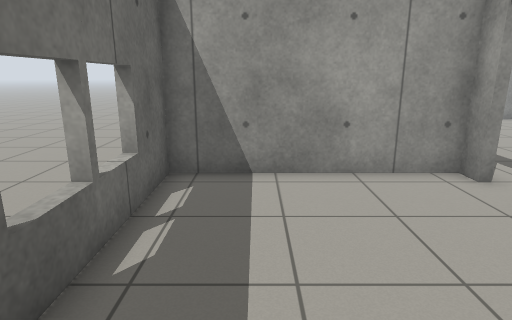
view 1 (above)

20 first-person views from a walk through a world built for the Gazebo simulator. The camera is 1.2 m above the floor, tilts 14° down and sees 75° across. The floor is counted in squares, 0.5 m on a side. Each view is taken from the middle of a square. On the plan, view 1 faces up. The plan holds only what a view shows up to about 19 squares ahead; the rest is blank.

view 2
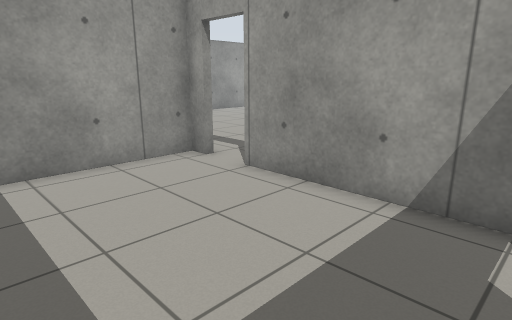

view 3
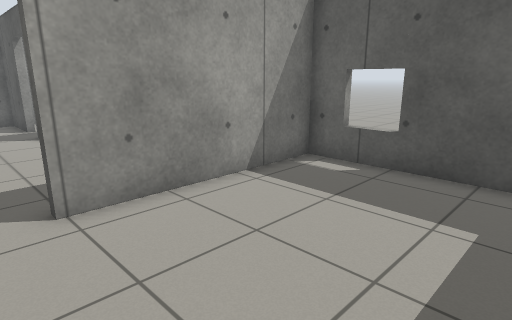

view 4
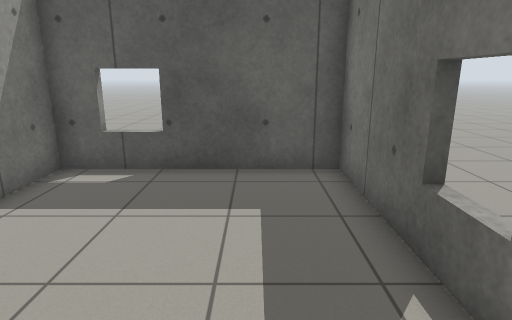

view 5
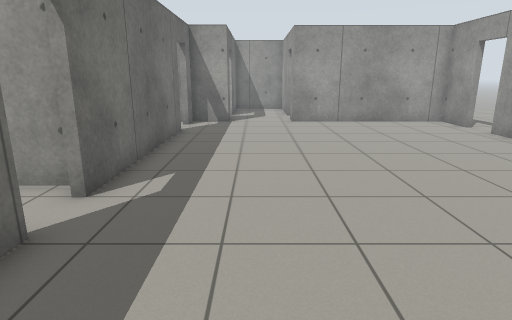

view 6
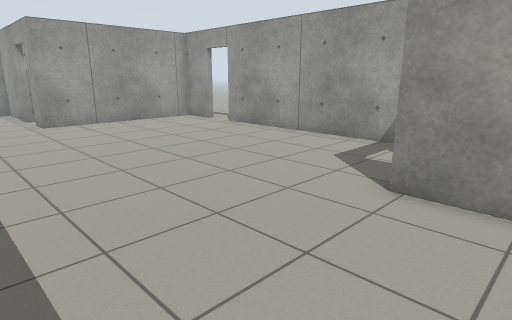

view 7
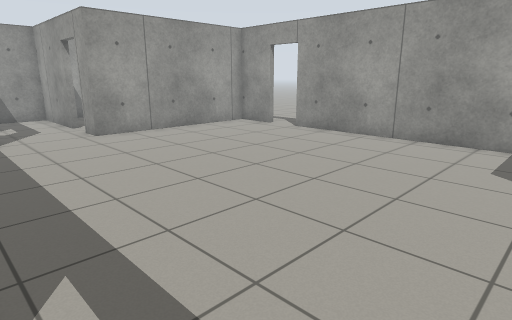

view 8
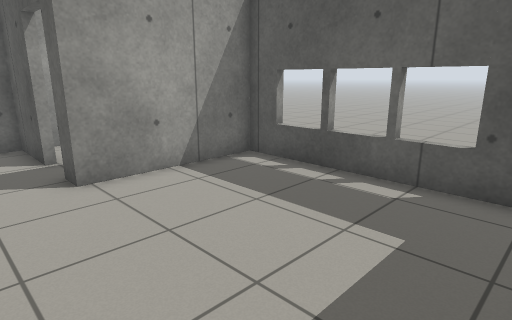

view 9
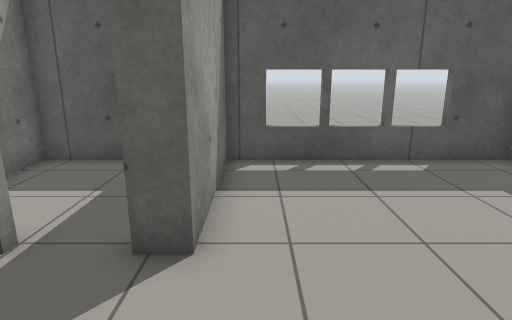

view 10
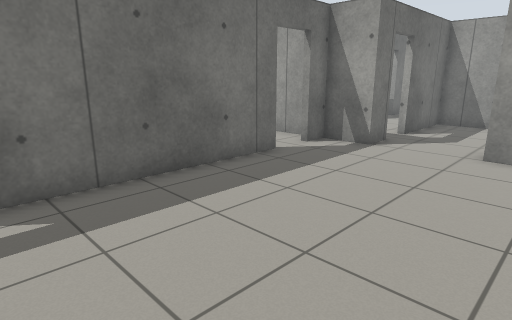

view 11
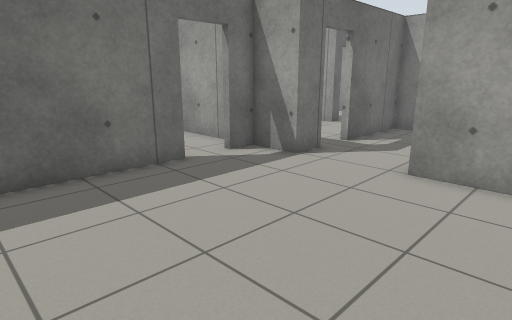

view 12
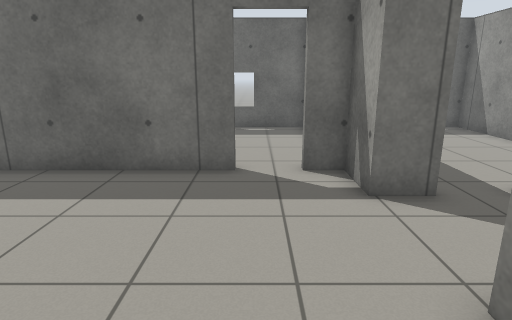

view 13
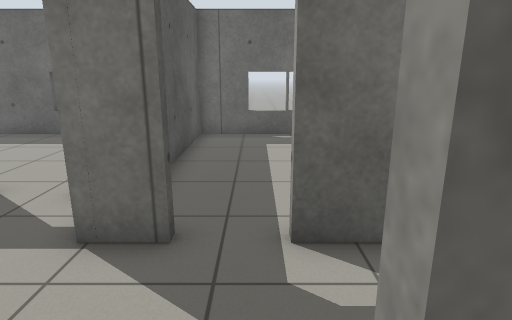

view 14
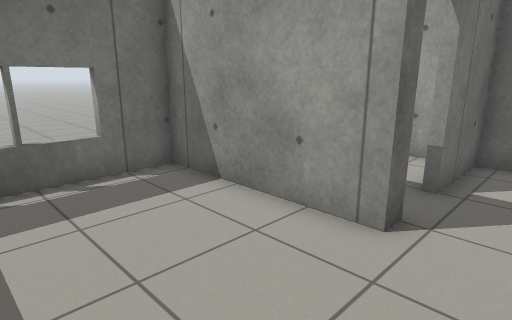

view 15
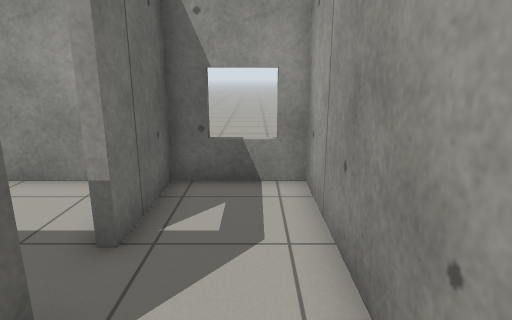

view 16
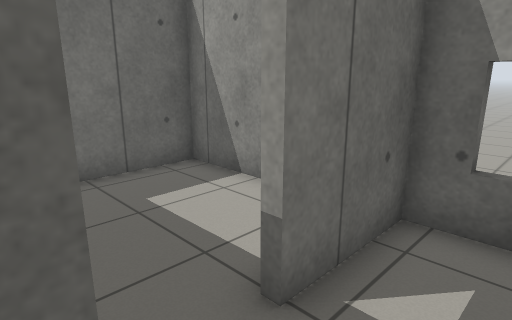

view 17
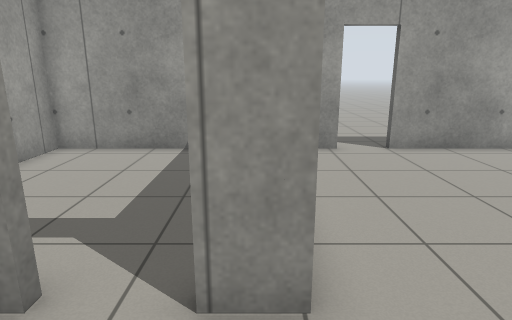

view 18
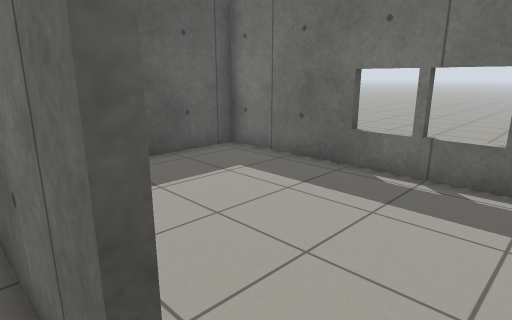

view 19
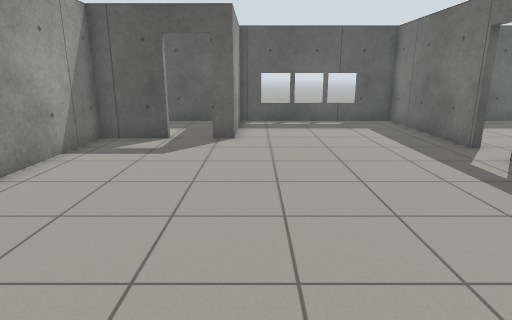

view 20
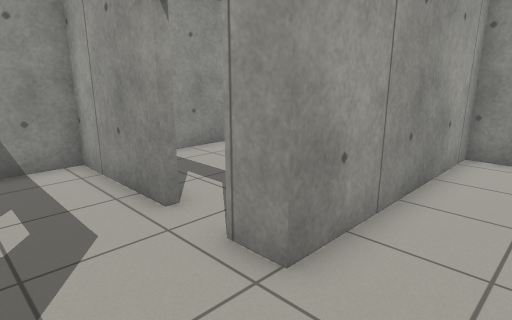

### Floor plan
Ten units are one square. View 1 is at (0, 0); x grows to the right and y downward. Boxes are objects, and circles mark ways between rooms. Rooms are numbered by the first view taken in them; rooms with no view inside come last. Other rooms are left out.
<svg viewBox="-27 -331 225 352">
<path fill="none" stroke="#000" d="M52 -82 -22 -82 -22 16 52 16 52 -57M55 -57 55 16 139 16 139 -38 148 -38M55 -164 55 -75M165 -38 193 -38 193 -155M193 -171 193 -194 110 -194 110 -206M75 -208 75 -194 55 -194 55 -182M110 -224 110 -269 75 -269 75 -225M193 -223 193 -269 139 -269M40 -276 40 -269 -22 -269 -22 -196 31 -196M72 -262 72 -326 40 -326 40 -294M-22 -194 -22 -85 12 -85M50 -194 10 -194M27 -326 -22 -326 -22 -293M154 16 193 16 193 -1"/>
<circle cx="50" cy="-65" r="3" fill="#2a7"/>
<circle cx="110" cy="-215" r="3" fill="#2a7"/>
<circle cx="70" cy="-215" r="3" fill="#2a7"/>
<circle cx="50" cy="-175" r="3" fill="#2a7"/>
<circle cx="155" cy="-40" r="3" fill="#2a7"/>
<circle cx="40" cy="-285" r="3" fill="#2a7"/>
<text x="10" y="-30">1</text>
<text x="110" y="-110">2</text>
<text x="150" y="-240">3</text>
<text x="30" y="-250">4</text>
<text x="10" y="-140">5</text>
<text x="10" y="-300">6</text>
<text x="160" y="-10">7</text>
</svg>
Room 1 opens to room 2. Room 2 opens to room 3. Room 2 opens to room 4. Room 2 opens to room 5. Room 2 opens to room 7. Room 4 opens to room 6.

Where each view was taken, in squares from view 1:
view 1: 0 up, 0 right, facing up
view 2: 1 down, 1 left, facing up-right
view 3: 7 up, 1 left, facing down-right
view 4: 7 up, 0 right, facing down
view 5: 1 up, 9 right, facing up
view 6: 1 up, 7 right, facing up-right
view 7: 5 up, 6 right, facing up-right
view 8: 6 up, 6 right, facing down-right
view 9: 8 up, 13 right, facing down
view 10: 8 up, 13 right, facing up-left
view 11: 11 up, 14 right, facing up-left
view 12: 17 up, 14 right, facing left
view 13: 22 up, 12 right, facing left
view 14: 22 up, 6 right, facing up-left
view 15: 25 up, 6 right, facing up
view 16: 27 up, 6 right, facing up-left
view 17: 20 up, 8 right, facing right
view 18: 18 up, 6 right, facing down-left
view 19: 17 up, 13 right, facing down
view 20: 17 up, 8 right, facing up-right
